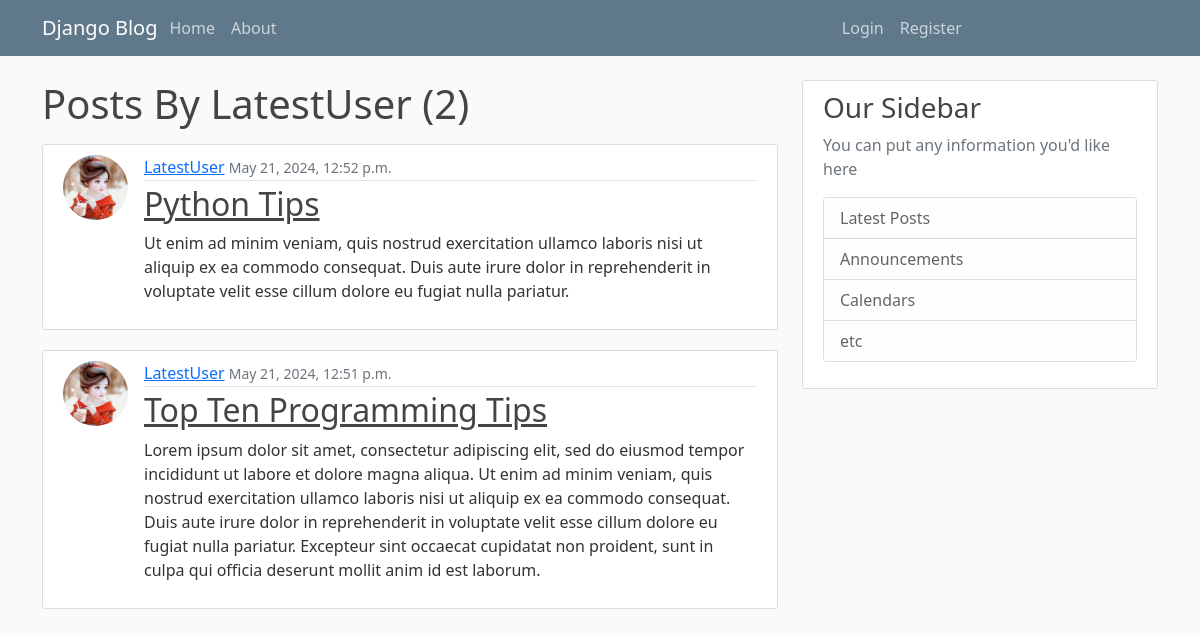
The app's page /user/LatestUser with its own data.
### blog/models.py (models this page shows, shortened)
class Posts(models.Model):
    title = models.CharField(max_length = 100)
    content = models.TextField()
    date_posted = models.DateTimeField(default = timezone.now)
    author = models.ForeignKey(User, on_delete = models.CASCADE)

### users/models.py (models this page shows, shortened)
class Profile(models.Model):
    user = models.OneToOneField(User, on_delete=models.CASCADE)
    image = models.ImageField(default="default.jpg", upload_to="profile_pics/")

### blog/views.py (the view)
# urls.py: path('user/<str:username>', UserPostListView.as_view(), name = "user-posts"),
class UserPostListView(ListView):
    model = Posts
    template_name = 'blog/user_posts.html' # <app>/<model>_<viewtype>.html
    context_object_name = "posts"
    paginate_by = 3
    def get_queryset(self):
        user = get_object_or_404(User, username = self.kwargs.get('username'))
        return Posts.objects.filter(author = user).order_by('-date_posted')

### blog/templates/blog/user_posts.html (shortened to what this page needs)
{% extends "blog/base.html" %}
{% block content %}
    <h1 class="mb-3">Posts By {{ view.kwargs.username }} ({{ page_obj.paginator.count }})</h1>
    {%for post in posts %}
        <article class="media content-section d-flex">
            <img src="{{ post.author.profile.image.url }}" class="rounded-circle article-img">
            <div class="media-body">
                <div class="article-metadata">
                    <a href="{% url 'user-posts' post.author.username %}" class="mr-2">{{ post.author }}</a>
                    <small class="text-muted">{{post.date_posted}}</small>
                </div>
                <h2>
                    <a href="{% url 'post-detail' post.id %}" class="article-title">{{post.title}}</a>
                </h2>
                <p class="article-content">{{post.content}}</p>
            </div>
        </article>
    {%endfor%}
{% endblock content %}

### blog/static/blog/main.css (style rules this page uses)
body { background: #fafafa; color: #333333; margin-top: 5rem; }
h1, h2, h3, h4, h5, h6 { color: #444444; }
.content-section { background: #ffffff; padding: 10px 20px; border: 1px solid #dddddd; border-radius: 3px; margin-bottom: 20px; }
.article-title { color: #444444; }
.article-content { white-space: pre-line; }
.article-img { height: 65px; width: 65px; margin-right: 16px; }
.article-metadata { padding-bottom: 1px; margin-bottom: 4px; border-bottom: 1px solid #e3e3e3; }

### records on screen
Posts: author.profile.image (placeholder picture), author "LatestUser", date_posted "May 21, 2024, 12:52 p.m.", title "Python Tips", content "Ut enim ad minim veniam, quis nostrud exercitation ullamco laboris nisi ut aliquip ex ea commodo consequat. Duis aute irure dolor in reprehenderit in voluptate velit esse cillum dolore eu fugiat nulla pariatur."
Posts: author.profile.image (placeholder picture), author "LatestUser", date_posted "May 21, 2024, 12:51 p.m.", title "Top Ten Programming Tips", content "Lorem ipsum dolor sit amet, consectetur adipiscing elit, sed do eiusmod tempor incididunt ut labore et dolore magna aliqua. Ut enim ad minim veniam, quis nostrud exercitation ullamco laboris nisi ut aliquip ex ea commodo consequat. Duis aute irure dolor in reprehenderit in voluptate velit esse cillum dolore eu fugiat nulla pariatur. Excepteur sint occaecat cupidatat non proident, sunt in culpa qui officia deserunt mollit anim id est laborum."

### other values on screen
{{ view.kwargs.username }} "LatestUser"
{{ page_obj.paginator.count }} "2"
